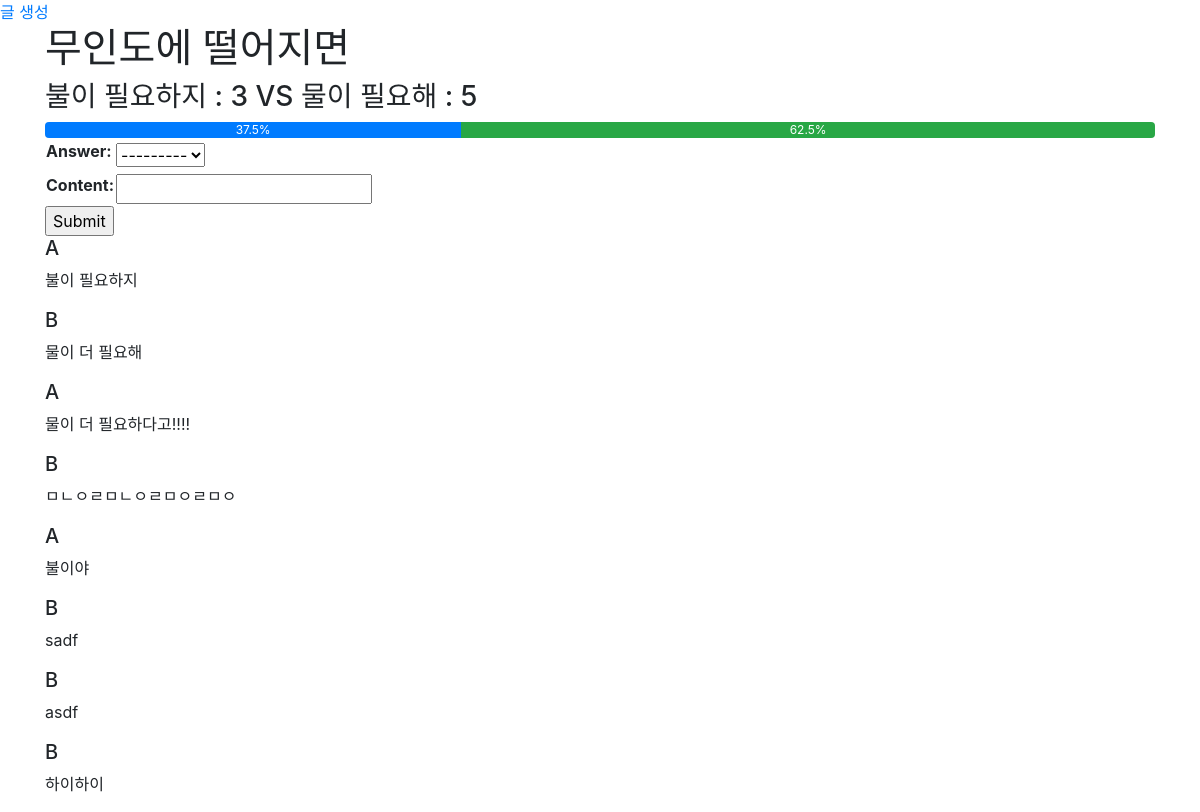
The page /questions/3/detail/ on the database its author committed.
### question/models.py (models this page shows, shortened)
class Question(models.Model):
    title = models.CharField(max_length=50)
    answerA = models.CharField(max_length=50)
    answerB = models.CharField(max_length=50)

class Comment(models.Model):
    question = models.ForeignKey(Question, on_delete=models.CASCADE)
    answer_list = [['A','left'],['B','right']]
    answer = models.CharField(max_length=100,choices=answer_list )
    content = models.CharField(max_length=100)

### question/views.py (the view)
# urls.py: path('<int:id>/detail/',views.detail,name='detail'),
def detail(request,id):
    question = Question.objects.get(id=id)
    form = CommentForm(initial={'question':id})
    A = question.comment_set.all().filter(answer="A")
    B = question.comment_set.all().filter(answer="B")
    if len(A)+len(B) == 0:
        A_per = 0
        B_per = 0
    else:
        A_per = len(A) / (len(A) + len(B))*100
        B_per = len(B) / (len(A) + len(B))*100
    return render(request,'question/detail.html',{
        'question':question,
        'form':form,
        'A':A,
        'B':B,
        'A_per':A_per,
        'B_per':B_per
    })

### question/forms.py
class CommentForm(forms.ModelForm):
    class Meta:
        model = Comment
        fields = ['answer','content']

### question/templates/question/detail.html (shortened to what this page needs)
{%extends 'question/base.html'%}
{%block body%}
    <h1>{{question.title}}</h1>
    <h3>{{question.answerA}} : {{A|length}} VS {{question.answerB}} : {{B|length}}</h3>
    <div class="progress">
      <div class="progress-bar" role="progressbar" style="width: {{A_per}}%" aria-valuenow="15" aria-valuemin="0" aria-valuemax="100">{{A_per|floatformat}}%</div>
      <div class="progress-bar bg-success" role="progressbar" style="width: {{B_per}}%" aria-valuenow="30" aria-valuemin="0" aria-valuemax="100">{{B_per|floatformat}}%</div>
    </div>
    <form action="{% url 'question:comment_create' question.id  %}" method="post">
        <table>
            {{form.as_table}}
        </table>
        <input type="submit">
    </form>
    {% for comment in question.comment_set.all %}
        <h5>{{comment.answer}}</h5>
        <p>{{comment.content}}</p>
    {%endfor%}
{%endblock%}

### rows shown on the page
Question: title "무인도에 떨어지면", answerA "불이 필요하지", answerB "물이 필요해"
Comment: answer "A", content "불이 필요하지"
Comment: answer "B", content "물이 더 필요해"
Comment: answer "A", content "물이 더 필요하다고!!!!"
Comment: answer "B", content "ㅁㄴㅇㄹㅁㄴㅇㄹㅁㅇㄹㅁㅇ"
Comment: answer "A", content "불이야"
Comment: answer "B", content "sadf"
Comment: answer "B", content "asdf"
Comment: answer "B", content "하이하이"

### other values the page prints
{{ A|length }} "3"
{{ B|length }} "5"
{{ A_per|floatformat }} "37.5"
{{ B_per|floatformat }} "62.5"
